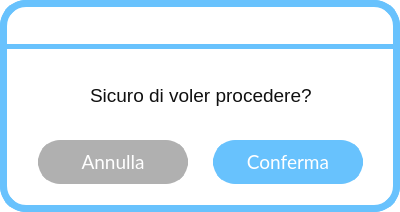
<?xml version="1.0" encoding="UTF-8"?>
<ui version="4.0">
 <class>MainWindow</class>
 <widget class="QMainWindow" name="MainWindow">
  <property name="geometry">
   <rect>
    <x>0</x>
    <y>0</y>
    <width>400</width>
    <height>212</height>
   </rect>
  </property>
  <property name="cursor">
   <cursorShape>ArrowCursor</cursorShape>
  </property>
  <property name="windowTitle">
   <string>MainWindow</string>
  </property>
  <property name="styleSheet">
   <string notr="true">QWidget{
background:rgb(255, 255, 255);
border-radius:26px;
border-color:rgb(104, 194, 253);
border-style: solid;
border-width:7;
}
QLabel{
border-width:0;
font: 20pt &quot;Lato Light&quot;;
}
QLineEdit{
border-width:0;
font: 14pt &quot;Lato Light&quot;;
}
QComboBox{
border-width:0;
font: 14pt &quot;Lato Light&quot;;
}
QAbstractItemView {
    border: 3px solid  rgb(104, 194, 253);  
border-radius:8px;
  selection-background-color:  rgb(104, 194, 253);
margin:-2px;
text-align:center;
border-width:5;
}</string>
  </property>
  <widget class="QWidget" name="centralwidget">
   <widget class="QLabel" name="label">
    <property name="geometry">
     <rect>
      <x>0</x>
      <y>44</y>
      <width>641</width>
      <height>5</height>
     </rect>
    </property>
    <property name="styleSheet">
     <string notr="true">background-color:rgb(104, 194, 253);</string>
    </property>
    <property name="text">
     <string/>
    </property>
   </widget>
   <widget class="QLabel" name="label_3">
    <property name="geometry">
     <rect>
      <x>20</x>
      <y>10</y>
      <width>181</width>
      <height>31</height>
     </rect>
    </property>
    <property name="cursor">
     <cursorShape>SizeAllCursor</cursorShape>
    </property>
    <property name="styleSheet">
     <string notr="true">color: rgba(255, 255, 255,0);
background-color:rgba(255, 255, 255,0);</string>
    </property>
    <property name="text">
     <string/>
    </property>
   </widget>
   <widget class="QPushButton" name="annullaButton">
    <property name="geometry">
     <rect>
      <x>38</x>
      <y>140</y>
      <width>150</width>
      <height>44</height>
     </rect>
    </property>
    <property name="font">
     <font>
      <family>Lato</family>
      <pointsize>14</pointsize>
      <weight>50</weight>
      <italic>false</italic>
      <bold>false</bold>
     </font>
    </property>
    <property name="cursor">
     <cursorShape>PointingHandCursor</cursorShape>
    </property>
    <property name="autoFillBackground">
     <bool>false</bool>
    </property>
    <property name="styleSheet">
     <string notr="true">QPushButton{
 background-color:rgb(176, 176, 176);
 border-color: rgb(176, 176, 176);
 border-style: solid;
 border-radius:22px;
color: rgb(255, 255, 255);
font: 14pt &quot;Lato&quot;;
}

QPushButton::hover{


	border-color : rgb(176, 176, 176);
	color: white;
border-width:0;
}

QPushButton::pressed{
	border-color:rgb(176, 176, 176);
	border-width:4;
	background-color : white;
	color:rgb(176, 176, 176);
}
</string>
    </property>
    <property name="text">
     <string>Annulla</string>
    </property>
   </widget>
   <widget class="QPushButton" name="confermaButton">
    <property name="geometry">
     <rect>
      <x>213</x>
      <y>140</y>
      <width>150</width>
      <height>44</height>
     </rect>
    </property>
    <property name="font">
     <font>
      <family>Lato</family>
      <pointsize>14</pointsize>
      <weight>50</weight>
      <italic>false</italic>
      <bold>false</bold>
     </font>
    </property>
    <property name="cursor">
     <cursorShape>PointingHandCursor</cursorShape>
    </property>
    <property name="autoFillBackground">
     <bool>false</bool>
    </property>
    <property name="styleSheet">
     <string notr="true">QPushButton{
 background-color:rgb(104, 194, 253);
 border-style: solid;
 border-radius:22px;
color: rgb(255, 255, 255);
font: 14pt &quot;Lato&quot;;
}

QPushButton::hover{


	border-color : rgb(15, 138, 204);
	color: white;
border-width:0;
}

QPushButton::pressed{
	border-color:rgb(104, 194, 253);
	border-width:4;
	background-color : white;
	color:rgb(104, 194, 253);
}
</string>
    </property>
    <property name="text">
     <string>Conferma</string>
    </property>
   </widget>
   <widget class="QLabel" name="titoloLabel">
    <property name="geometry">
     <rect>
      <x>90</x>
      <y>70</y>
      <width>261</width>
      <height>51</height>
     </rect>
    </property>
    <property name="styleSheet">
     <string notr="true">left: 849px;
background-color: rgba(255, 255, 255,0);
top: 359px;
width: 212px;
height: 24px;
color: rgba(16, 16, 16);
font-size: 20px;
text-align: center;

</string>
    </property>
    <property name="text">
     <string>&lt;html&gt;&lt;head/&gt;&lt;body&gt;&lt;p&gt;&lt;span style=&quot; font-size:14pt;&quot;&gt;Sicuro di voler procedere?&lt;/span&gt;&lt;/p&gt;&lt;/body&gt;&lt;/html&gt;</string>
    </property>
    <property name="alignment">
     <set>Qt::AlignLeading|Qt::AlignLeft|Qt::AlignVCenter</set>
    </property>
   </widget>
   <widget class="QLabel" name="label_2">
    <property name="geometry">
     <rect>
      <x>38</x>
      <y>70</y>
      <width>48</width>
      <height>48</height>
     </rect>
    </property>
    <property name="styleSheet">
     <string notr="true">background-color: rgba(255, 255, 255,0);</string>
    </property>
    <property name="text">
     <string/>
    </property>
    <property name="pixmap">
     <pixmap resource="res/res.qrc">:/icons/warning_FILL1_wght600_GRAD200_opsz48_risultato.png</pixmap>
    </property>
    <property name="scaledContents">
     <bool>true</bool>
    </property>
   </widget>
  </widget>
 </widget>
 <resources>
  <include location="res/res.qrc"/>
 </resources>
 <connections/>
</ui>
